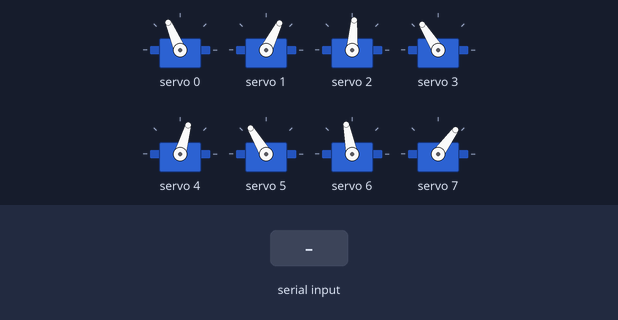
The sketch below on a simulated ESP32. Shown: 8 × servo. Inputs (shaded band) come from the test bench. What the sketch prints to the serial monitor is not drawn.

Above: at 12.2 s.
12.3 s: "2" received over Serial
At 12.88 s:
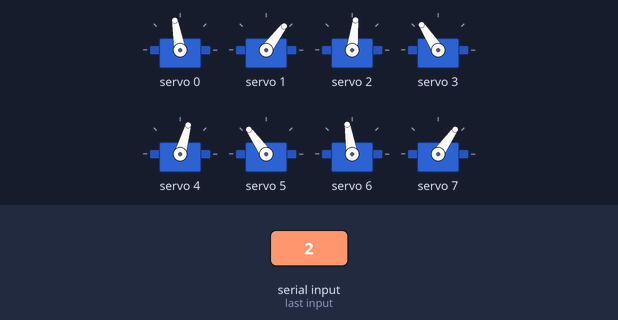
At 13.93 s:
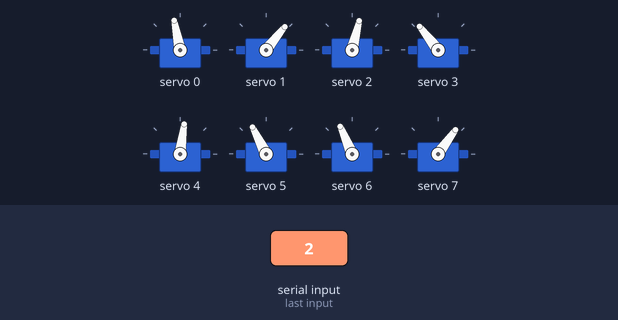
15.3 s: "1" received over Serial
18.3 s: "0" received over Serial
At 18.3 s:
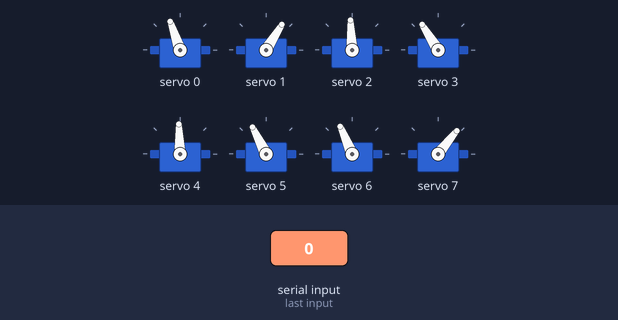
Timing chart, 0 to 21.3 s (numbered marks = the images above; inputs shaded):
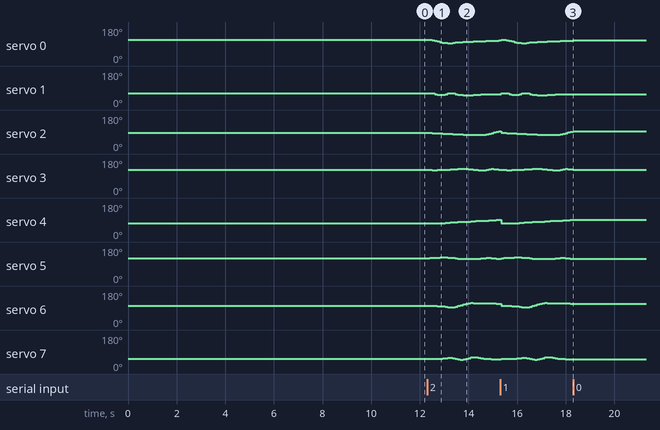

The sketch:

3D_SS_11.ino
```cpp
// HOW TO:
// ------------------------------
// Serial input = 2 -> Steps through gait sequence once and stops at the end.
// Serial input = 1 -> Steps through gait sequence in a loop.
// Serial input = 0 -> Stops infinite loop at the node where it is at that moment

//Gait template
#include <Wire.h>
#include <Adafruit_PWMServoDriver.h>

Adafruit_PWMServoDriver pca9685 = Adafruit_PWMServoDriver();

#define SERVO_FREQ 300
#define SER0 0 //Hip 1
#define SER1 1 //Knee 1
#define SER2 2 //Hip 2
#define SER3 3 //Knee 2
#define SER4 4 //Hip 3
#define SER5 5 //Knee 3
#define SER6 6 //Hip 4
#define SER7 7 //Knee 4


// Insert servo angles here:
// For 3D gaits, these angles are obtained from linearisation.py
// For 2D gaits, these angles are obtained from 2D_trajectory_reader.py
float SS_servo0[] = {-0.4847066 , -0.46908796, -0.41080674, -0.33454255, -0.25353817, -0.1652717 , -0.09295734, -0.0637404 , -0.03941956, -0.03655396, -0.06634028, -0.10532634, -0.13556056, -0.1597224 , -0.17999584, -0.19774379, -0.21418144, -0.23021559, -0.24493567, -0.25778551, -0.27083477, -0.28282778, -0.29311661, -0.30140083, -0.3112352 , -0.32309448, -0.33836689, -0.35401764, -0.37148914, -0.39059542, -0.41390135, -0.43639974, -0.45509113, -0.46791587, -0.4765709 , -0.4836675 , -0.48948246, -0.49532511, -0.49042391, -0.48476429};
float SS_servo1[] = {0.57805644, 0.58974466, 0.65530448, 0.72959514, 0.80181585, 0.8355577 , 0.79209095, 0.7181823 , 0.6496056 , 0.62019237, 0.66162421, 0.72808469, 0.7841307 , 0.82762939, 0.86060203, 0.88134375, 0.88893144, 0.87778787, 0.84820901, 0.81489122, 0.78592465, 0.75783216, 0.73057496, 0.71187115, 0.70260784, 0.70078137, 0.70550708, 0.70645969, 0.70667424, 0.71614128, 0.73771104, 0.75720413, 0.76997057, 0.76763915, 0.75512918, 0.74048279, 0.72586046, 0.70164804, 0.64516136, 0.5903652 };
float SS_servo2[] = {-0.22469015, -0.23426905, -0.24438604, -0.25341269, -0.26777719, -0.28452882, -0.30165152, -0.32061504, -0.34212478, -0.36549351, -0.39051898, -0.40943044, -0.42407455, -0.431618  , -0.43795732, -0.44051943, -0.44354486, -0.44785966, -0.44623944, -0.44926687, -0.45746451, -0.46904285, -0.45528637, -0.39658433, -0.32497162, -0.24544954, -0.15852972, -0.09778142, -0.06971927, -0.04058499, -0.0194574 , -0.02978258, -0.07145923, -0.10578576, -0.13155722, -0.15281526, -0.16847336, -0.18650969, -0.20529349, -0.21860033};
float SS_servo3[] = {0.62060117, 0.61471497, 0.60961061, 0.61018039, 0.62603284, 0.64826162, 0.66456703, 0.67433771, 0.68810996, 0.7068279 , 0.73436248, 0.75581987, 0.77637506, 0.78337914, 0.78660927, 0.77790093, 0.7618272 , 0.7315043 , 0.67521268, 0.62782281, 0.59464173, 0.57090436, 0.57640978, 0.64492079, 0.72415621, 0.7778696 , 0.76601082, 0.71523688, 0.63984887, 0.56792439, 0.5096135 , 0.5097842 , 0.57231242, 0.6154626 , 0.63833497, 0.65104872, 0.65299706, 0.65213696, 0.64235074, 0.62384989};
float SS_servo4[] = {0.47982471, 0.47886358, 0.47737185, 0.47562379, 0.47702372, 0.47541018, 0.46681946, 0.45321333, 0.43080578, 0.40609531, 0.38174187, 0.3586352 , 0.33773991, 0.31886464, 0.30374665, 0.29317043, 0.2834419 , 0.26791053, 0.2469524 , 0.22622285, 0.21096197, 0.19424066, 0.17690299, 0.1627326 , 0.14863935, 0.13267678, 0.11185862, 0.08119117, 0.03555268, 0.01326617, 0.04234134, 0.09758136, 0.17835418, 0.25945377, 0.33286436, 0.40122323, 0.47167826, 0.51009861, 0.50210701, 0.48010179};
float SS_servo5[] = {-0.82994454, -0.85423502, -0.87660359, -0.8898424 , -0.9042464 , -0.91094803, -0.91217921, -0.91454271, -0.89974812, -0.87956074, -0.85512485, -0.82568854, -0.79205612, -0.76121303, -0.73917074, -0.73156166, -0.73473672, -0.74268677, -0.75589697, -0.77181089, -0.79716928, -0.81720566, -0.82998086, -0.83824646, -0.8408703 , -0.83595674, -0.82031252, -0.78737094, -0.7265806 , -0.70774598, -0.78880148, -0.87832784, -0.94813824, -1.00349807, -1.01880908, -0.97114759, -0.87700148, -0.80450025, -0.82463833, -0.81755462};
float SS_servo6[] = {0.20769814, 0.20227016, 0.19525384, 0.18062048, 0.16778255, 0.15115379, 0.12948664, 0.09935606, 0.05985453, 0.03918332, 0.06669827, 0.12182181, 0.20147835, 0.27790599, 0.3570744 , 0.43470621, 0.49311194, 0.50984759, 0.48519463, 0.4599128 , 0.46373272, 0.47210349, 0.47566575, 0.47407465, 0.4706651 , 0.46644839, 0.45738174, 0.44378531, 0.42316653, 0.39619505, 0.37153959, 0.34566386, 0.32368497, 0.30470625, 0.28882388, 0.27123314, 0.25817952, 0.24633798, 0.23017541, 0.21157647};
float SS_servo7[] = {-0.77861419, -0.79451526, -0.80762817, -0.79601705, -0.78277666, -0.75953107, -0.73325413, -0.6994402 , -0.6460652 , -0.62988723, -0.70679829, -0.79643996, -0.85271571, -0.85627788, -0.82757936, -0.77606796, -0.68342092, -0.60666758, -0.59866387, -0.59876942, -0.6546605 , -0.71973121, -0.77052574, -0.79952731, -0.81987189, -0.83580233, -0.84306464, -0.84769013, -0.84408535, -0.82082866, -0.79640236, -0.76863464, -0.74852465, -0.73735687, -0.73415323, -0.72756748, -0.72948524, -0.74391783, -0.76096578, -0.76989583};

int node=0;
int first=0;
int input=0;
int end_time=0;
int time_step=100000;
int steps = sizeof(SS_servo0)/sizeof(SS_servo0[0]);
int one_print = 0;

// -------------------Joint configurations-------------------
int servo0=0;
int servo0_deg=0;
int servo1=0;
int servo1_deg=0;
int servo2=0;
int servo2_deg=0;
int servo3=0;
int servo3_deg=0;
int servo4=0;
int servo4_deg=0;
int servo5=0;
int servo5_deg=0;
int servo6=0;
int servo6_deg=0;
int servo7=0;
int servo7_deg=0;

void setup() {
  Serial.begin(115200);
  pca9685.begin();

  pca9685.setOscillatorFrequency(27000000); //Value between 24MHz and 27MHz, tuned for this setup
  pca9685.setPWMFreq(SERVO_FREQ);
  delay (1000);

  servo0_deg=SS_servo0[0]/3.14159265*180;
  servo0=map(servo0_deg,-38,90,2200,1030);
  servo1_deg=SS_servo1[0]/3.14159265*180;
  servo1=map(servo1_deg,-90,90,2600,950);
  servo2_deg=SS_servo2[0]/3.14159265*180;
  servo2=map(servo2_deg,-38,90,1510,2730);
  servo3_deg=SS_servo3[0]/3.14159265*180;
  servo3=map(servo3_deg,-90,90,1100,2700);
  servo4_deg=SS_servo4[0]/3.14159265*180;
  servo4=map(servo4_deg,-90,38,2700,1500);
  servo5_deg=SS_servo5[0]/3.14159265*180;
  servo5=map(servo5_deg,-90,90,2600,930);
  servo6_deg=SS_servo6[0]/3.14159265*180;
  servo6=map(servo6_deg,-90,38,850,2250);
  servo7_deg=SS_servo7[0]/3.14159265*180;
  servo7=map(servo7_deg,-90,90,920,2620);

  pca9685.setPWM(SER0,0,servo0);
  pca9685.setPWM(SER1,0,servo1);
  pca9685.setPWM(SER2,0,servo2);
  pca9685.setPWM(SER3,0,servo3);
  pca9685.setPWM(SER4,0,servo4);
  pca9685.setPWM(SER5,0,servo5);
  pca9685.setPWM(SER6,0,servo6);
  pca9685.setPWM(SER7,0,servo7);

  Serial.print("Node:");
  Serial.println(node);
  Serial.print("servo0 -> rads:");
  Serial.print(SS_servo0[node]);
  Serial.print("        deg:");
  Serial.print(servo0_deg);
  Serial.print("        us:");
  Serial.println(servo0);
  Serial.print("servo1 -> rads:");
  Serial.print(SS_servo1[node]);
  Serial.print("        deg:");
  Serial.print(servo1_deg);
  Serial.print("        us:");
  Serial.println(servo1);
  Serial.print("servo2 -> rads:");
  Serial.print(SS_servo2[node]);
  Serial.print("        deg:");
  Serial.print(servo2_deg);
  Serial.print("        us:");
  Serial.println(servo2);
  Serial.print("servo3 -> rads:");
  Serial.print(SS_servo3[node]);
  Serial.print("        deg:");
  Serial.print(servo3_deg);
  Serial.print("        us:");
  Serial.println(servo3);
  Serial.print("servo4 -> rads:");
  Serial.print(SS_servo4[node]);
  Serial.print("        deg:");
  Serial.print(servo4_deg);
  Serial.print("        us:");
  Serial.println(servo4);
  Serial.print("servo5 -> rads:");
  Serial.print(SS_servo5[node]);
  Serial.print("        deg:");
  Serial.print(servo5_deg);
  Serial.print("        us:");
  Serial.println(servo5);
  Serial.print("servo6 -> rads:");
  Serial.print(SS_servo6[node]);
  Serial.print("        deg:");
  Serial.print(servo6_deg);
  Serial.print("        us:");
  Serial.println(servo6);
  Serial.print("servo7 -> rads:");
  Serial.print(SS_servo7[node]);
  Serial.print("        deg:");
  Serial.print(servo7_deg);
  Serial.print("        us:");
  Serial.println(servo7);

  Serial.println("10");
  delay(1000);
  Serial.println("9");
  delay(1000);
  Serial.println("8");
  delay(1000);
  Serial.println("7");
  delay(1000);
  Serial.println("6");
  delay(1000);
  Serial.println("5");
  delay(1000);
  Serial.println("4");
  delay(1000);
  Serial.println("3");
  delay(1000);
  Serial.println("2");
  delay(1000);
  Serial.println("1");
  delay(1000);

}

void loop()
{
  if(Serial.available()>0)
  {
    first=Serial.read();
    if(first=='2')
    {
      input=2;
      node=0;
      one_print=1;
    }
    if(first=='1')
    {
      input=1;
      node=0;
      one_print=1;
    }
    if(first=='0')
    {
      input=0;
    }
  }
  if(input==1 or input==2)
  {
      if(esp_timer_get_time()>=end_time)
      {
        servo0_deg=SS_servo0[node]/3.14159265*180;
        servo0=map(servo0_deg,-38,90,2200,1030);
        servo1_deg=SS_servo1[node]/3.14159265*180;
        servo1=map(servo1_deg,-90,90,2600,950);
        servo2_deg=SS_servo2[node]/3.14159265*180;
        servo2=map(servo2_deg,-38,90,1510,2730);
        servo3_deg=SS_servo3[node]/3.14159265*180;
        servo3=map(servo3_deg,-90,90,1100,2700);
        servo4_deg=SS_servo4[node]/3.14159265*180;
        servo4=map(servo4_deg,-90,38,2700,1500);
        servo5_deg=SS_servo5[node]/3.14159265*180;
        servo5=map(servo5_deg,-90,90,2600,930);
        servo6_deg=SS_servo6[node]/3.14159265*180;
        servo6=map(servo6_deg,-90,38,850,2250);
        servo7_deg=SS_servo7[node]/3.14159265*180;
        servo7=map(servo7_deg,-90,90,920,2620);

        pca9685.setPWM(SER0,0,servo0);
        pca9685.setPWM(SER1,0,servo1);
        pca9685.setPWM(SER2,0,servo2);
        pca9685.setPWM(SER3,0,servo3);
        pca9685.setPWM(SER4,0,servo4);
        pca9685.setPWM(SER5,0,servo5);
        pca9685.setPWM(SER6,0,servo6);
        pca9685.setPWM(SER7,0,servo7);

        node+=1;
        if(node>=steps and input==1)
        {
          Serial.print("Input:");
          Serial.println(input);
          node=0;
        }
        if(node>=steps and input==2)
        {
          Serial.print("Input:");
          Serial.println(input);
          input=0;
        }
         end_time=esp_timer_get_time()+time_step;
      }
   }

  if(input == 0)
  {
        pca9685.setPWM(SER0,0,servo0);
        pca9685.setPWM(SER1,0,servo1);
        pca9685.setPWM(SER2,0,servo2);
        pca9685.setPWM(SER3,0,servo3);
        pca9685.setPWM(SER4,0,servo4);
        pca9685.setPWM(SER5,0,servo5);
        pca9685.setPWM(SER6,0,servo6);
        pca9685.setPWM(SER7,0,servo7);

        if(one_print==1)
        {
          Serial.print("Input:");
          Serial.println(input);
          Serial.print("Node:");
          Serial.println(node);
          Serial.print("servo0 -> rads:");
          Serial.print(SS_servo0[node]);
          Serial.print("        deg:");
          Serial.print(servo0_deg);
          Serial.print("        us:");
          Serial.println(servo0);
          Serial.print("servo1 -> rads:");
          Serial.print(SS_servo1[node]);
          Serial.print("        deg:");
          Serial.print(servo1_deg);
          Serial.print("        us:");
          Serial.println(servo1);
          Serial.print("servo2 -> rads:");
          Serial.print(SS_servo2[node]);
          Serial.print("        deg:");
          Serial.print(servo2_deg);
          Serial.print("        us:");
          Serial.println(servo2);
          Serial.print("servo3 -> rads:");
          Serial.print(SS_servo3[node]);
          Serial.print("        deg:");
          Serial.print(servo3_deg);
          Serial.print("        us:");
          Serial.println(servo3);
          Serial.print("servo4 -> rads:");
          Serial.print(SS_servo4[node]);
          Serial.print("        deg:");
          Serial.print(servo4_deg);
          Serial.print("        us:");
          Serial.println(servo4);
          Serial.print("servo5 -> rads:");
          Serial.print(SS_servo5[node]);
          Serial.print("        deg:");
          Serial.print(servo5_deg);
          Serial.print("        us:");
          Serial.println(servo5);
          Serial.print("servo6 -> rads:");
          Serial.print(SS_servo6[node]);
          Serial.print("        deg:");
          Serial.print(servo6_deg);
          Serial.print("        us:");
          Serial.println(servo6);
          Serial.print("servo7 -> rads:");
          Serial.print(SS_servo7[node]);
          Serial.print("        deg:");
          Serial.print(servo7_deg);
          Serial.print("        us:");
          Serial.println(servo7);
          one_print=0;
        }

  }
}
```

Measured:
- after the input at 12.3 s, servo 0: 113° → 112° after 0.11 s, → 110° 0.11 s later, → 107° 0.11 s later, → 104° 0.11 s later, … (21 changes in this stretch); servo 1: 63° → 61° after 0.21 s, → 58° 0.10 s later, → 55° 0.11 s later, → 53° 0.11 s later, … (19 changes in this stretch)
- after the input at 18.3 s, servo 0: stops changing and stays 109°; servo 1: stops changing and stays 58°; servo 2: stops changing and stays 93°; servo 3: stops changing and stays 122°; servo 4: stops changing and stays 92°
